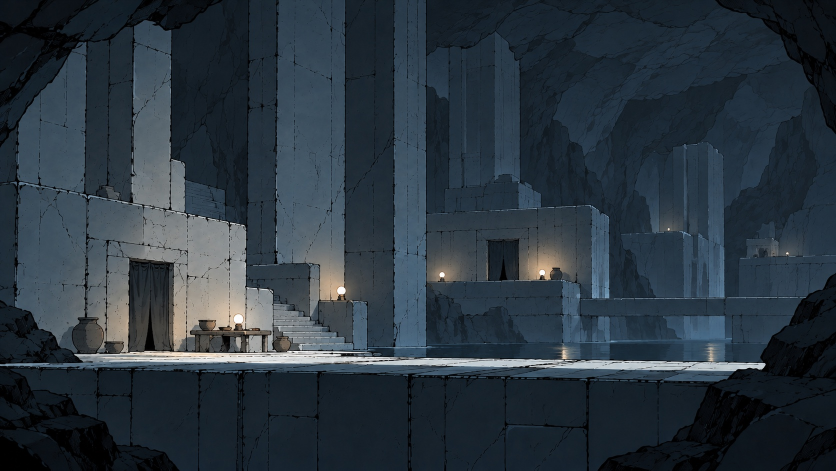
#> input picture game3d/reference/dwellings-by-water.jpg, 1672 x 941 px, found by its file name (shown at 1/2 size)
$ python make_textures.py
#> lines starting #> are read from the running program, lines starting #| are printed output that depends on the picture
# Makes tileable textures from the reference paintings: crop a flat-on patch, remove the painted lighting
# (divide by a heavy blur), set the tone, and blend with a half-shifted copy so the edges wrap without a seam.
# Run from game3d/: python3 tools/make_textures.py
import numpy as np
from PIL import Image, ImageFilter

def flatten(img, radius, mean, contrast):
#> called with radius = 40, mean = 0.62, contrast = 1
    a = np.asarray(img).astype(np.float32) / 255
    blur = np.asarray(img.filter(ImageFilter.GaussianBlur(radius))).astype(np.float32) / 255
    lum = lambda x: (x[..., 0] * .3 + x[..., 1] * .59 + x[..., 2] * .11)[..., None]
    detail = lum(a) / np.maximum(lum(blur), .02)          # 1 = average, <1 cracks and seams
    hue = blur / np.maximum(lum(blur), .02)               # keep the painting's colour cast
    hue = hue.mean(axis=(0, 1), keepdims=True) * .7 + hue * .3
    hue = hue * .35 + np.array([.93, 1.0, 1.08], np.float32) * .65   # mostly cool grey, a little of the painting's blue
    out = hue * mean * (1 + (detail - 1) * contrast)
    return np.clip(out, 0, 1)
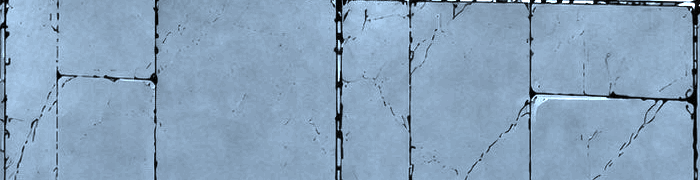
#> returned value: shape (180, 700, 3) float32; mean of channels 0, 1, 2 0.534, 0.639, 0.738; drawn as R, G, B

def tileable(a, frac=.22):
#> called with frac = 0.22
    h, w, _ = a.shape
#> h = 180; w = 700
    s = np.roll(np.roll(a, h // 2, 0), w // 2, 1)
    yy, xx = np.mgrid[0:h, 0:w]
#> yy: shape (180, 700) int64; 180 distinct labels, from 0 to 179
    d = np.minimum(np.minimum(xx, w - 1 - xx) / (w * frac), np.minimum(yy, h - 1 - yy) / (h * frac))
    m = np.clip(d, 0, 1)[..., None]; m = m * m * (3 - 2 * m)
    return a * m + s * (1 - m)

def make(src, box, out, size, radius, mean, contrast):
    img = Image.open(src).convert('RGB').crop(box)
    a = tileable(flatten(img, radius, mean, contrast))
    Image.fromarray((a * 255).astype(np.uint8)).resize(size, Image.LANCZOS).save(out, optimize=True)
    print(out, size)

R = 'reference/'
make(R + 'dwellings-by-water.jpg', (480, 755, 1180, 935), 'assets/tex-masonry.png', (1024, 256), 40, .62, 1.0)
make(R + 'inscribed-gate-hall.jpg', (1250, 0, 1672, 250), 'assets/tex-rock.png', (512, 304), 30, .5, 1.1)
#> call 2 of make, with src = 'reference/inscribed-gate-hall.jpg', box = (1250, 0, 1672, 250), out = 'assets/tex-rock.png', size = (512, 304), radius = 30, mean = 0.5, contrast = 1.1
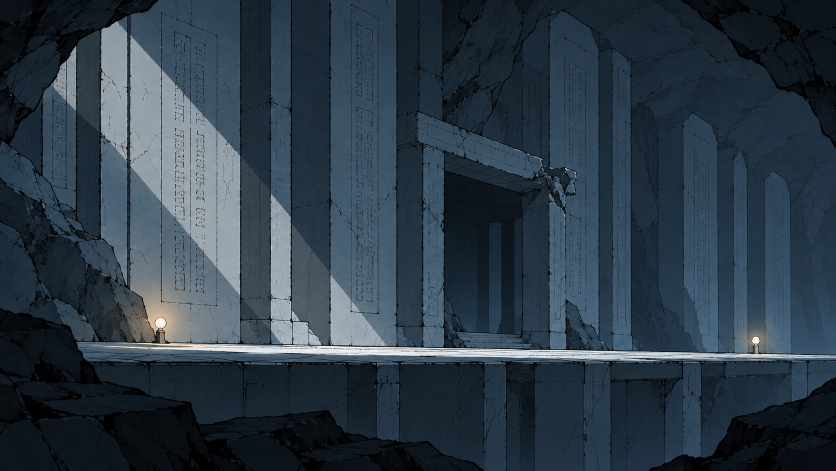
#> input picture game3d/reference/inscribed-gate-hall.jpg, 1672 x 941 px, found by its file name (shown at 1/2 size)
#> call 2 of flatten, with radius = 30, mean = 0.5, contrast = 1.1
#> in flatten (call 2), `return np.clip(out, 0, 1)`:
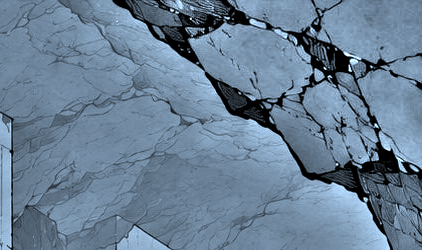
#> returned value: shape (250, 422, 3) float32; mean of channels 0, 1, 2 0.415, 0.504, 0.59; drawn as R, G, B
#> in tileable (call 2), `yy, xx = np.mgrid[0:h, 0:w]`: yy: shape (250, 422) int64; 250 distinct labels, from 0 to 249
make(R + 'inscribed-wall-light.jpg', (900, 1100, 1300, 1560), 'assets/tex-inscription.png', (512, 576), 45, .62, 1.0)
#> call 3 of make, with src = 'reference/inscribed-wall-light.jpg', box = (900, 1100, 1300, 1560), out = 'assets/tex-inscription.png', size = (512, 576), radius = 45, mean = 0.62, contrast = 1
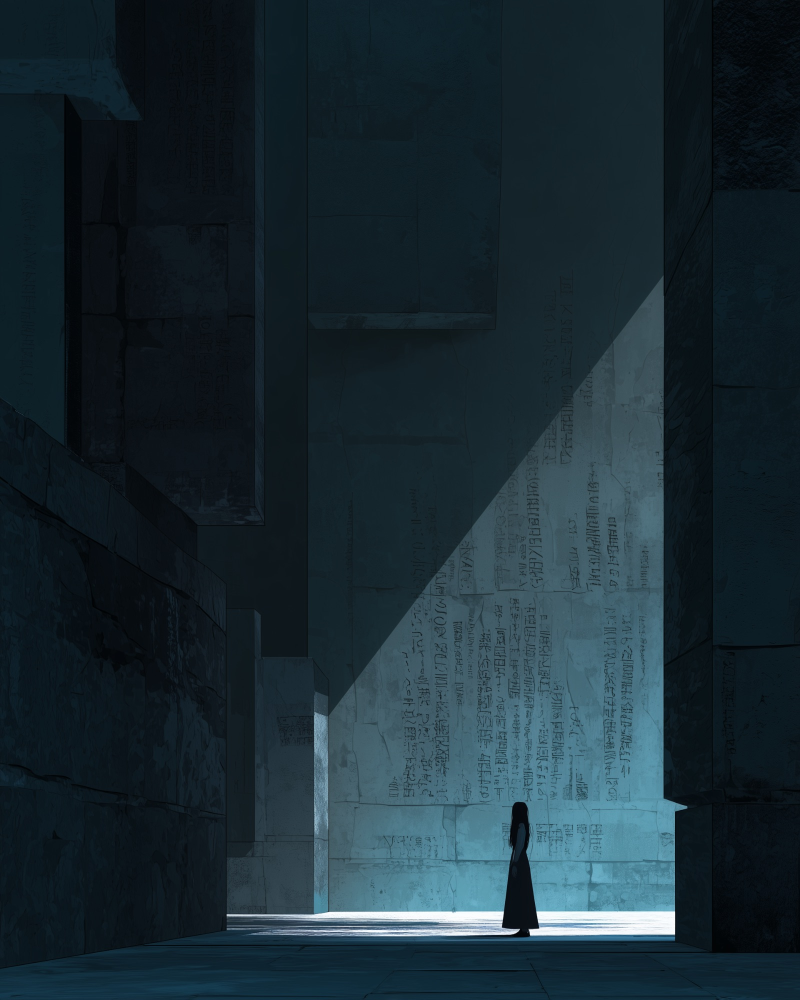
#> input picture game3d/reference/inscribed-wall-light.jpg, 1600 x 2000 px, found by its file name (shown at 1/2 size)
#> call 3 of flatten, with radius = 45, mean = 0.62, contrast = 1
#> in flatten (call 3), `out = hue * mean * (1 + (detail - 1) * contrast)`:
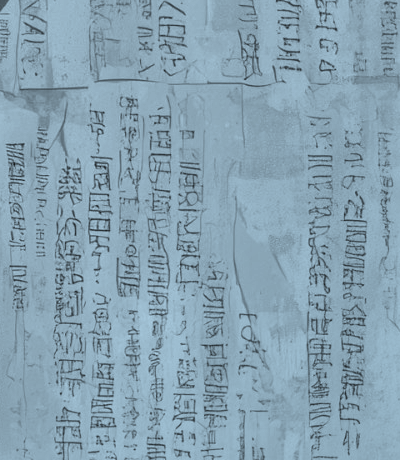
#> out: shape (460, 400, 3) float32; mean R, G, B 0.53, 0.637, 0.7
#> call 3 of tileable, with frac = 0.22
#> in tileable (call 3), `h, w, _ = a.shape`: h = 460; w = 400
#> in tileable (call 3), `yy, xx = np.mgrid[0:h, 0:w]`:
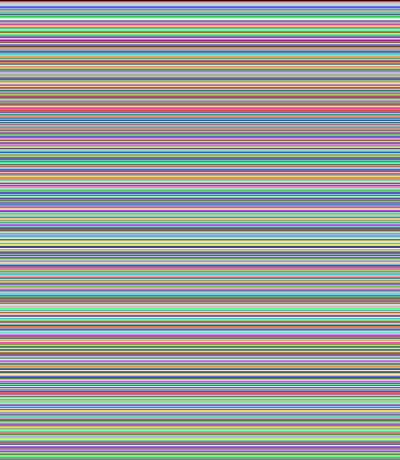
#> yy: shape (460, 400) int64; 460 distinct labels, from 0 to 459; one colour per label, 0 black
#> in tileable (call 3), `yy, xx = np.mgrid[0:h, 0:w]`:
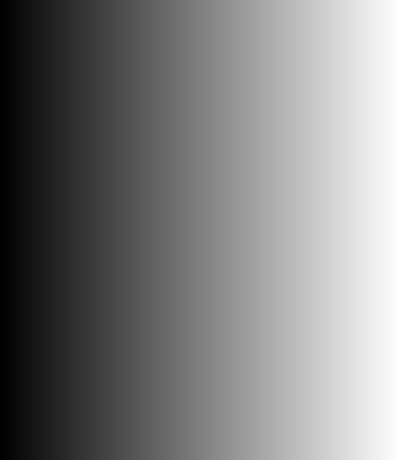
#> xx: shape (460, 400) int64; min 0, max 399, mean 199.5; drawn with min black and max white
